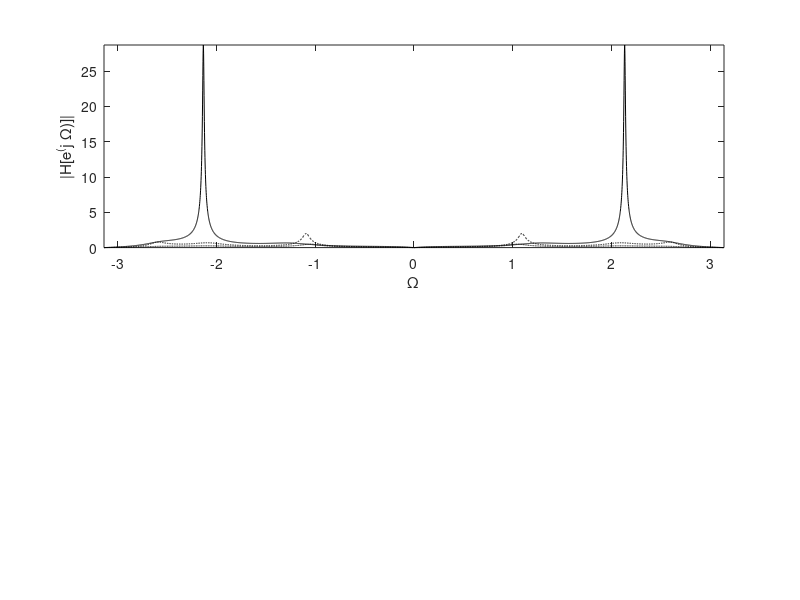

Reproduce this figure in MATLAB. (Note: this script raises an error after producing the figure.)
%Joshua Ball
%R11330455
%Project 2
%Frquency response of C5.2 bandpass filter at:
%For the following values:
%a. |?| = 0.83
%b. |?| = 0.96
%c. |?| = 0.99

Omega = linspace(-pi,pi,4097); %range of omega
g_mag = [0.83 0.96 0.99]; %g magnitude, values we are testing
H = zeros(length(g_mag),length(Omega)); %setting them to H

%for loop utilizing formula 5.67
for m = 1:length(g_mag),
H(m,:) = freqz ( [1 0 -1], [1 -sqrt(2) *g_mag (m) g_mag (m) ^2], Omega);
end

%Plot 1
subplot(2,1,1); 
plot(Omega,abs(H(1,:)),'k-',...
Omega,abs(H(2,:)),'k--',Omega,abs(H(3,:)),'k-.');
axis tight; 
xlabel('\Omega'); 
ylabel('|H[e^(j \Omega)]|');
legend('(a) | \gammal| = 0.83','(b) | \gammal| = 0.96','(c) |\gammal| = 0.99',0)

%plot 2
subplot(2,1,2); 
plot(Omega,angle(H(1,:)),'k-',...
Omega,angle(H(2,:)),'k--',Omega,angle(H(3,:)),'k-.');
axis tight; 
xlabel('\Omega'); 
ylabel('\angle H[e^(j \Omega)] [rad]');
legend('(a) |\gamma| = 0.83','(b) |\gamma| = 0.96','(c) |\gamma | = 0.99',0)